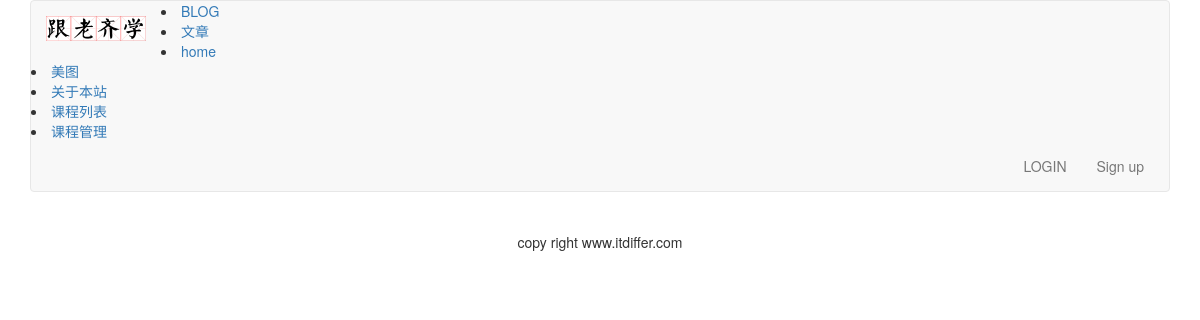
/image/images/, run on an earlier commit of the app's database.
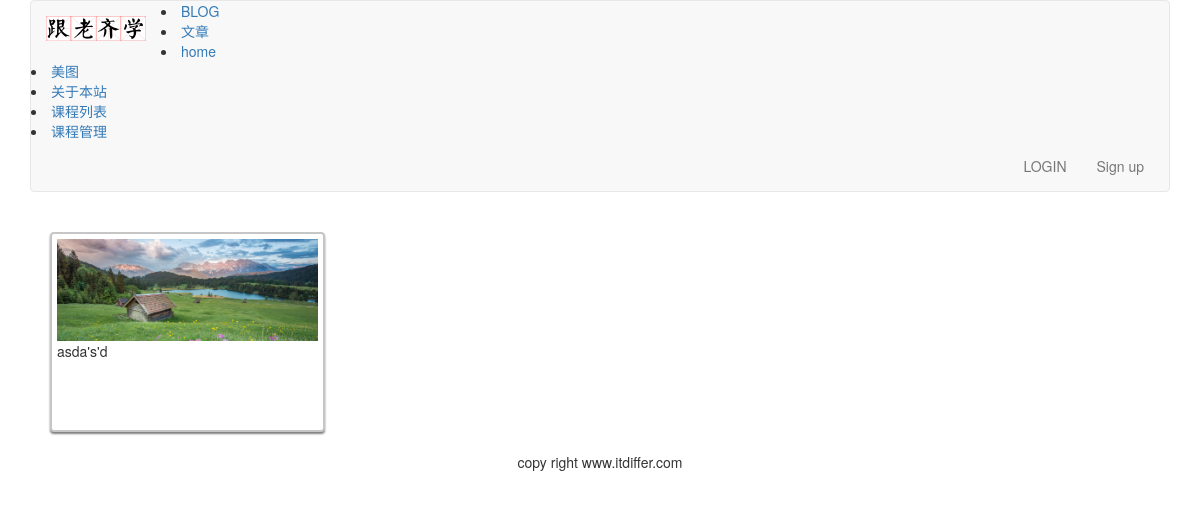
And on a later commit of the database.
### image/models.py (models this page shows, shortened)
class Image(models.Model):
    user = models.ForeignKey(User, related_name="images",on_delete=models.CASCADE)
    title = models.CharField(max_length=300)
    url = models.URLField()
    slug = models.SlugField(max_length=500, blank=True)
    description = models.TextField(blank=True)
    created = models.DateField(auto_now_add=True, db_index=True)
    image = models.ImageField(upload_to='images/%Y/%m/%d')

### image/views.py (the view)
# urls.py: path('images/', views.falls_images, name="falls_images"),
def falls_images(request):
    images = Image.objects.all()
    return render(request, 'image/falls_images.html', {"images": images})

### templates/image/falls_images.html (shortened to what this page needs)
{% extends "base.html" %}
{% load static %}
{% block content %}
<div class="container">
<link rel="stylesheet" href="{% static 'css/mansory-style.css' %}" type="text/css" />
<div id="my-gallery-container">
  {% for image in images %}
    <div class="falls_item h200" data-order="{{image.id}}">
        <a href="javascript:void(0)" onclick="displayImage('{{image.user}}', '{{image.title}}', '{{image.image.url}}', '{{image.description}}', '{{request.get_host}}')"><img src="{{ image.image.url }}"></a>
        <p>{{ image.title }}</p>
    </div>
  {% endfor %}
</div>
</div>
{% endblock %}

### templates/base.html (shortened to what this page needs)
<!DOCTYPE html>
<html lang="zh-cn">
    <head>
    	<link rel="stylesheet" href="https://github.com/necolas/normalize.css/blog/master/normalize.css">
        <link rel="stylesheet" href="https://cdn.bootcss.com/bootstrap/3.3.7/css/bootstrap.min.css">
    </head>
    <body>
        {% include "header.html" %}
        <div class="container">
        	{% block content %}{% endblock %}
        </div>
        {% include "footer.html" %}
    </body>
</html>

### templates/header.html (shortened to what this page needs)
{% load static %}
<div class="container">
    <nav class="navbar navbar-default" role="navigation">
        <div class="navbar-header">
            <a class="navbar-brand" href="http://www.itdiffer.com"><img src="{% static '/images/logo.png' %}" width="100px"></a>
	</div>
	<div>
		<li><a href="{% url 'blog:blog_title' %}">BLOG</a></li>
    <li><a href="{% url 'article:article_titles' %}">文章</a></li>
    <li><a href="{% url 'home' %}">home</a></li>
    <li><a href="{% url 'image:falls_images' %}">美图</a></li>
    <li><a href="{% url 'course:about' %}">关于本站</a></li>
        <li><a href="{% url 'course:course_list' %}">课程列表</a></li>
        <li><a href="{% url 'course:manage_course' %}">课程管理</a></li>
        <ul class="nav navbar-nav navbar-right" style="margin-right:10px">
		{% if user.is_authenticated %}
		<li>
                    <div class="dropdown" style="margin-top:8px">
                        <button class='btn btn-default dropdown-toggle' type='button' id='dropdownMenu' data-toggle='dropdown'>{{ user.username }}<span class='caret'></span></button>
                        <ul class="dropdown-menu">
                            <li><a href="{% url 'account:password_change' %}">修改密码</a></li>
                            <li><a href="{% url 'account:my_information' %}">个人信息</a></li>
                            <li><a href="{% url 'article:article_column' %}">后台管理</a></li>
                        </ul>
                    </div>
                </li>
            <li>
		<li><a href="{% url 'account:user_logout' %}">Logout</a></li>
		{% else %}
		<li><a href="{% url 'account:user_login' %}">LOGIN</a></li>
                <li><a href=" url 'account:user_register' %}">Sign up</a></li>
		{% endif %}
	    </ul>
    </div>
    </nav>
</div>

### templates/footer.html
<div class="container">
    <p class="text-center">copy right www.itdiffer.com</p>
</div>

### static/css/mansory-style.css (style rules this page uses)
#my-gallery-container { background-color: #ededed; }
.falls_item { border: #c6c6c6 2px solid; width: 100%; background-color: white; min-height: 100px; padding: 5px; margin: 10px 0px; box-shadow: rgba(0, 0, 0, 0.5) 0px 2px 2px; border-radius: 4px;, }
.falls_item.h200 { width: 100%; min-height: 200px; }
.falls_item img { max-width: 100%; }

What changed in the data, as far as the page shows it:
added Image: image (picture), title "asda's'd"
